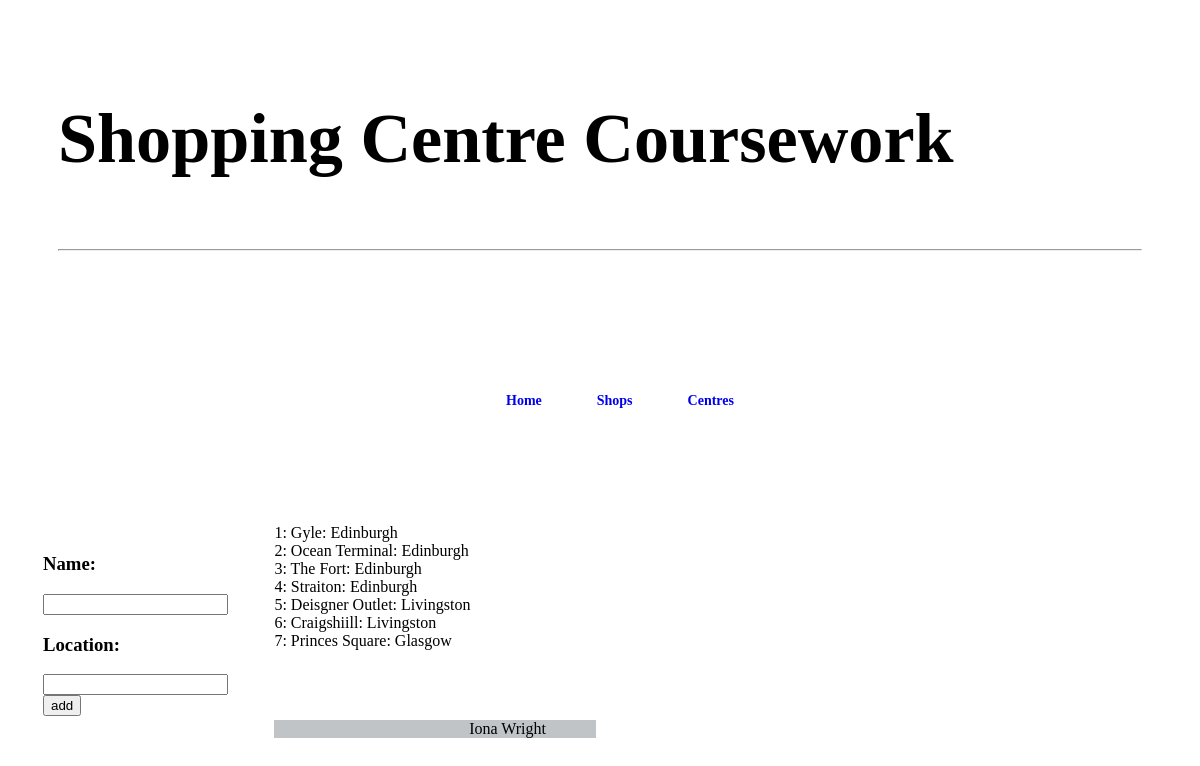
Page /centre.php on the committed database.
### tables this page shows
CREATE TABLE `CENTRE_IW` (
  `CENTRE_CODE` int(11) NOT NULL,
  `CENTRE_NAME` varchar(20) NOT NULL,
  `LOCATION` varchar(255) NOT NULL
);

### getcentres.php (the view, shortened to what this page needs)
<?php
    $dsn = "localhost";
    $username = "root";
    $password = "";
    $dbname = "shoppingcentrecw";
    $conn = new mysqli($dsn, $username, $password, $dbname);
    $sql = "SELECT * FROM CENTRE_IW";
    $result = $conn->query($sql);
    $html="";
    if ($result = $conn->query($sql)) {
    }
    else {
        printf("Query failed: %s\n", $conn->error);
    }
    if ($result->num_rows > 0) {
        while($row = $result->fetch_assoc()) {
            $html .= '<div>' . $row["CENTRE_CODE"] . ': ' . $row["CENTRE_NAME"] . ': ' . $row["LOCATION"];
        }
    } else {
        $html .= "0 results";
    }
    echo $html;
?>

### rows in the picture
centre_iw: CENTRE_CODE "1", CENTRE_NAME "Gyle", LOCATION "Edinburgh"
centre_iw: CENTRE_CODE "2", CENTRE_NAME "Ocean Terminal", LOCATION "Edinburgh"
centre_iw: CENTRE_CODE "3", CENTRE_NAME "The Fort", LOCATION "Edinburgh"
centre_iw: CENTRE_CODE "4", CENTRE_NAME "Straiton", LOCATION "Edinburgh"
centre_iw: CENTRE_CODE "5", CENTRE_NAME "Deisgner Outlet", LOCATION "Livingston"
centre_iw: CENTRE_CODE "6", CENTRE_NAME "Craigshiill", LOCATION "Livingston"
centre_iw: CENTRE_CODE "7", CENTRE_NAME "Princes Square", LOCATION "Glasgow"
